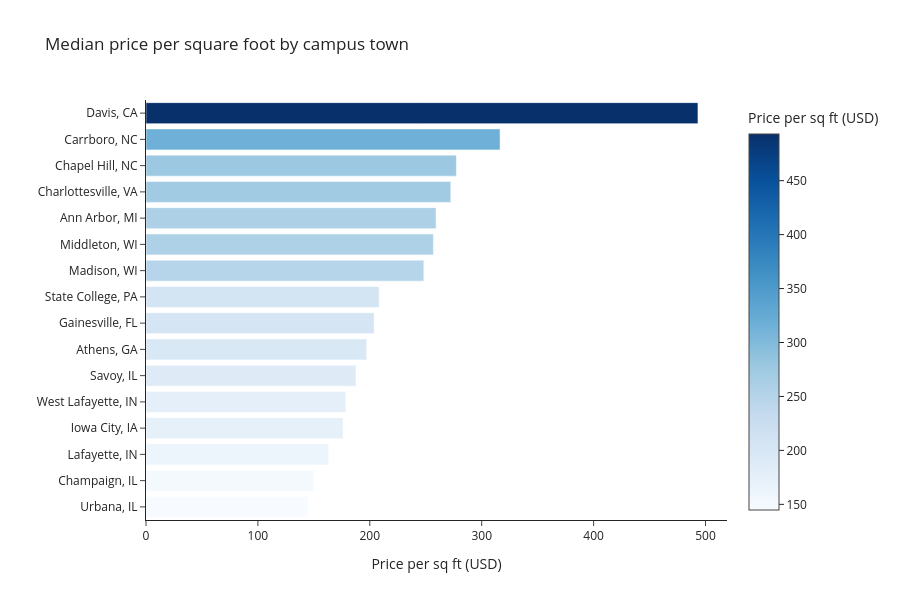

The cell this chart's notebook holds for it:
### Markdown cell above
Price-per-square-foot ranks markets in a way that controls for home size.

### Code cell
fig = px.bar(
    market_counts.sort_values("median_psf"),
    x="median_psf",
    y="market",
    orientation="h",
    title="Median price per square foot by campus town",
    labels={"median_psf": "Price per sq ft (USD)", "market": ""},
    color="median_psf",
    color_continuous_scale="Blues",
    height=600,
)
fig.show()

### Figure 1 — Plotly figure (JSON) as saved in the notebook; plotly's stock layout.template omitted (floating-point values rounded to 4 significant figures)
{"data": [{"hovertemplate": "Price per sq ft (USD)=%{marker.color}<br>=%{y}<extra></extra>", "legendgroup": "", "marker": {"color": [144.8, 149.9, 163.2, 176.1, 178.6, 187.7, 197.2, 203.8, 208.3, 248.3, 256.8, 259.2, 272.4, 277.4, 316.4, 493.2], "coloraxis": "coloraxis", "pattern": {"shape": ""}}, "name": "", "orientation": "h", "showlegend": false, "textposition": "auto", "type": "bar", "x": [144.8, 149.9, 163.2, 176.1, 178.6, 187.7, 197.2, 203.8, 208.3, 248.3, 256.8, 259.2, 272.4, 277.4, 316.4, 493.2], "xaxis": "x", "y": ["Urbana, IL", "Champaign, IL", "Lafayette, IN", "Iowa City, IA", "West Lafayette, IN", "Savoy, IL", "Athens, GA", "Gainesville, FL", "State College, PA", "Madison, WI", "Middleton, WI", "Ann Arbor, MI", "Charlottesville, VA", "Chapel Hill, NC", "Carrboro, NC", "Davis, CA"], "yaxis": "y"}], "layout": {"barmode": "relative", "coloraxis": {"autocolorscale": false, "colorbar": {"title": {"text": "Price per sq ft (USD)"}}, "colorscale": [[0.0, "rgb(247,251,255)"], [0.125, "rgb(222,235,247)"], [0.25, "rgb(198,219,239)"], [0.375, "rgb(158,202,225)"], [0.5, "rgb(107,174,214)"], [0.625, "rgb(66,146,198)"], [0.75, "rgb(33,113,181)"], [0.875, "rgb(8,81,156)"], [1.0, "rgb(8,48,107)"]]}, "height": 600, "legend": {"tracegroupgap": 0}, "title": {"text": "Median price per square foot by campus town"}, "xaxis": {"anchor": "y", "domain": [0.0, 1.0], "title": {"text": "Price per sq ft (USD)"}}, "yaxis": {"anchor": "x", "domain": [0.0, 1.0], "title": {"text": ""}}}}
